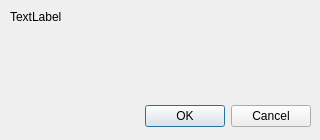
<?xml version="1.0" encoding="UTF-8"?>
<ui version="4.0">
 <class>DialogBox</class>
 <widget class="QDialog" name="DialogBox">
  <property name="geometry">
   <rect>
    <x>0</x>
    <y>0</y>
    <width>320</width>
    <height>140</height>
   </rect>
  </property>
  <property name="windowTitle">
   <string>Dialog</string>
  </property>
  <widget class="QDialogButtonBox" name="buttonBox">
   <property name="geometry">
    <rect>
     <x>10</x>
     <y>100</y>
     <width>301</width>
     <height>32</height>
    </rect>
   </property>
   <property name="orientation">
    <enum>Qt::Horizontal</enum>
   </property>
   <property name="standardButtons">
    <set>QDialogButtonBox::Cancel|QDialogButtonBox::Ok</set>
   </property>
  </widget>
  <widget class="QLabel" name="dialogText">
   <property name="geometry">
    <rect>
     <x>10</x>
     <y>10</y>
     <width>301</width>
     <height>81</height>
    </rect>
   </property>
   <property name="text">
    <string>TextLabel</string>
   </property>
   <property name="alignment">
    <set>Qt::AlignLeading|Qt::AlignLeft|Qt::AlignTop</set>
   </property>
   <property name="wordWrap">
    <bool>true</bool>
   </property>
  </widget>
 </widget>
 <resources/>
 <connections>
  <connection>
   <sender>buttonBox</sender>
   <signal>accepted()</signal>
   <receiver>DialogBox</receiver>
   <slot>accept()</slot>
   <hints>
    <hint type="sourcelabel">
     <x>248</x>
     <y>254</y>
    </hint>
    <hint type="destinationlabel">
     <x>157</x>
     <y>274</y>
    </hint>
   </hints>
  </connection>
  <connection>
   <sender>buttonBox</sender>
   <signal>rejected()</signal>
   <receiver>DialogBox</receiver>
   <slot>reject()</slot>
   <hints>
    <hint type="sourcelabel">
     <x>316</x>
     <y>260</y>
    </hint>
    <hint type="destinationlabel">
     <x>286</x>
     <y>274</y>
    </hint>
   </hints>
  </connection>
 </connections>
</ui>
